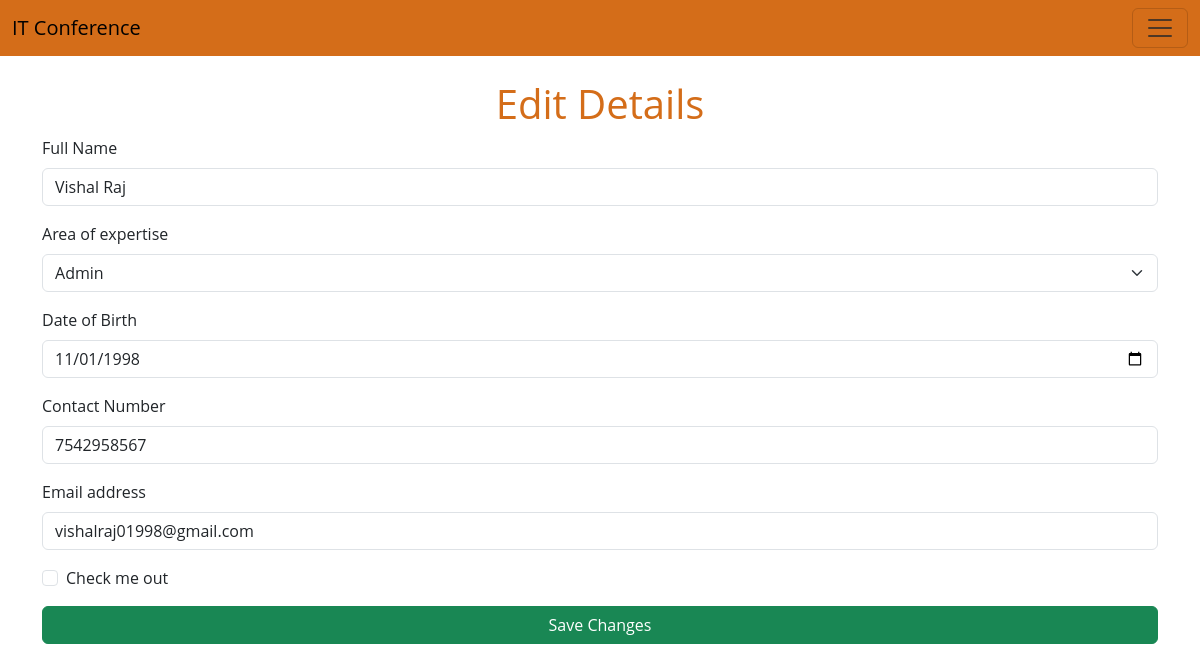
The page /edit.php?id=7 on the database its author committed.
### tables this page shows
CREATE TABLE IF NOT EXISTS `attendee` (
  `attendee_id` int(11) NOT NULL AUTO_INCREMENT,
  `attendee_name` varchar(100) NOT NULL,
  `attendee_dob` date NOT NULL,
  `attendee_contact` varchar(15) NOT NULL,
  `attendee_email` varchar(100) NOT NULL,
  `attendee_speciality` int(11) NOT NULL,
  PRIMARY KEY (`attendee_id`),
  KEY `fk_attendee_specility` (`attendee_speciality`)
);

CREATE TABLE IF NOT EXISTS `specilities` (
  `speciality_id` int(11) NOT NULL AUTO_INCREMENT,
  `name` varchar(100) NOT NULL,
  PRIMARY KEY (`speciality_id`)
);

### includes/db/conn.php (called while the page is built)
<?php
    $host='127.0.0.1';
    $db='attendance_db';
    $user='root';
    $pass='';
    $charset='utf8mb4';
    $dsn="mysql:host=$host;dbname=$db;charset=$charset";
    try{
        $pdo=new PDO($dsn,$user,$pass);
        $pdo -> setAttribute( PDO::ATTR_ERRMODE,PDO::ERRMODE_EXCEPTION);
    }catch(PDOException $e){
        throw new PDOException($e->getMessage());
    }
    require_once "includes/db/crud.php";
    $crud=new crud($pdo);
?>

### includes/db/crud.php (called while the page is built, shortened)
<?php
class crud
{
    private $db;
    function __construct($conn)
    {
        $this->db = $conn;
    }
    public function getSpecialities()
    {
        try {
            $sql = "select * from specilities";
            $result = $this->db->query($sql);
            return $result;
        } catch (PDOException $e) {
            $e->getMessage();
            return false;
        }
    }
    public function getAttendeeDetails($id)
    {
        try {
            $sql = "select * from attendee a inner join specilities s on a.attendee_speciality=s.speciality_id where a.attendee_id=:id";
            $stmt = $this->db->prepare($sql);
            $stmt->bindparam(':id', $id);
            $stmt->execute();
            $result = $stmt->fetch();
            return $result;
        } catch (PDOException $e) {
            $e->getMessage();
            return false;
        }
    }
}

### edit.php (the view, shortened to what this page needs)
<?php
require_once "includes/header.php";
require_once "includes/db/conn.php";
$result = $crud->getSpecialities();
if (!isset($_GET['id'])) {
    echo 'error';
} else {
    $id = $_GET['id'];
    $attendee_detail = $crud->getAttendeeDetails($id);
?>
<div class="container main-container" style="margin-top: 80px;">
    <h1 class="text-center text-wrap registration-heading">Edit Details</h1>
    <form method="post" action="editUpdate.php" id="registrationForm">
        <div class="mb-3">
            <label for="name" class="form-label">Full Name</label>
            <input type="text" class="form-control" id="name" name="name" value="<?php echo $attendee_detail['attendee_name'] ?>">
        </div>
        <div class="mb-3">
            <label for="designation" class="form-label">Area of expertise</label>
            <select class="form-select" aria-label="Default select example" id="designation" name="designation">
                <?php while ($r = $result->fetch(PDO::FETCH_ASSOC)) { ?>
                    <option value=<?php echo $r['speciality_id'] ?> <?php
                                                                    if ($attendee_detail['attendee_speciality'] == $r['speciality_id']) {
                                                                        echo 'selected';
                                                                    }
                                                                    ?>>
                        <?php echo $r['name'] ?>
                    </option>
                <?php } ?>
            </select>
        </div>
        <div class="mb-3">
            <label for="dob" class="form-label">Date of Birth</label>
            <input type="date" class="form-control" id="dob" name="dob" value="<?php echo $attendee_detail['attendee_dob'] ?>">
        </div>
        <div class="mb-3">
            <label for="phone" class="form-label">Contact Number</label>
            <input type="text" class="form-control" id="phone" aria-describedby="phoneHelp" name="phone" value="<?php echo $attendee_detail['attendee_contact'] ?>">
        </div>
        <div class="mb-3">
            <label for="email" class="form-label">Email address</label>
            <input type="email" class="form-control" id="email" aria-describedby="emailHelp" name="email" value="<?php echo $attendee_detail['attendee_email'] ?>">
        </div>
        <div class="mb-3 form-check">
            <input type="checkbox" class="form-check-input" id="exampleCheck1" name="exampleCheck1">
            <label class="form-check-label" for="exampleCheck1">Check me out</label>
        </div>
        <div class="d-grid gap-2">
            <button type="submit" name="submit" value="submit" class="btn btn-success btn-block">Save Changes</button>
        </div>
    </form>
</div>
<?php }?>
<?php require_once "includes/footer.php" ?>

### css/Styles.css (style rules this page uses)
body { font-family: "Open Sans", -apple-system, BlinkMacSystemFont, "Segoe UI", Roboto, Oxygen-Sans, Ubuntu, Cantarell, "Helvetica Neue", Helvetica, Arial, sans-serif; }
.main-container { margin-bottom: 80px; margin-top: 80px; }
.registration-heading { color: #d46d19; font-weight: 500; }

### rows shown on the page
attendee: name "Vishal Raj", designation "Admin", dob "11/01/1998", phone "7542958567", email "vishalraj01998@gmail.com"
